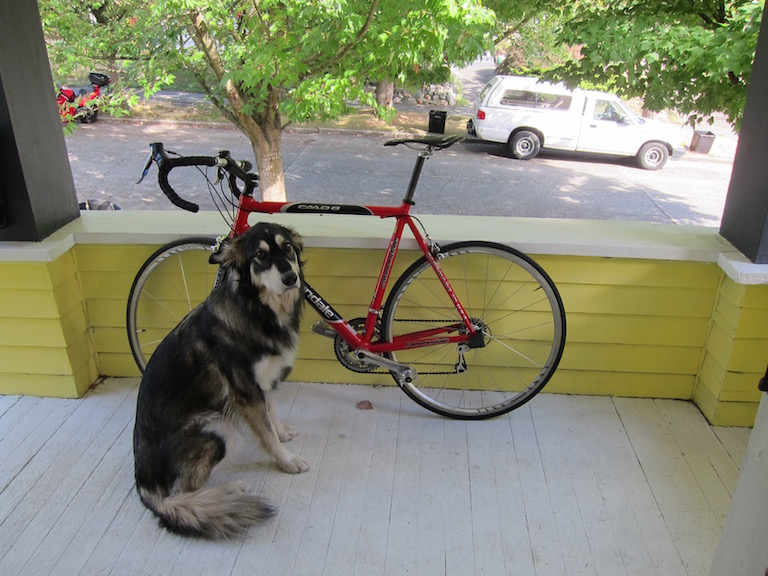
#> input picture img_to_ascii/dog.jpg, 768 x 576 px
$ python main.py
#> lines starting #> are read from the running program, lines starting #| are printed output that depends on the picture
import cv2
from cv2 import resize
import numpy as np
import matplotlib.pyplot as plt
from scipy.interpolate import interp1d

dark_to_light1 = "()1\{\}[]?$@B\%8&WMZO0QLCJUYX#*oahkbdpqwmzcvunxrjft+~<>i!lI;:,\"^`\'. "
dark_to_light2 = " .\':;o*O#@"[::-1]

def int_to_ascii(i):
  return dark_to_light2[i]

def resize_image_to_scale(img, scale):
  width = int(img.shape[1] * scale / 100)
  height = int(img.shape[0] * scale / 100)
  dim = (height, width)
  return cv2.resize(img, dim, interpolation = cv2.INTER_AREA)


range_mapping = interp1d([0, 255], [0, len(dark_to_light2) - 1])
ascii_mapping = np.vectorize(int_to_ascii)

image = cv2.imread('dog.jpg')
#> image is the input picture: shape (576, 768, 3); mean B, G, R 114.1, 135.7, 134.4
image = cv2.cvtColor(image, cv2.COLOR_BGR2GRAY)
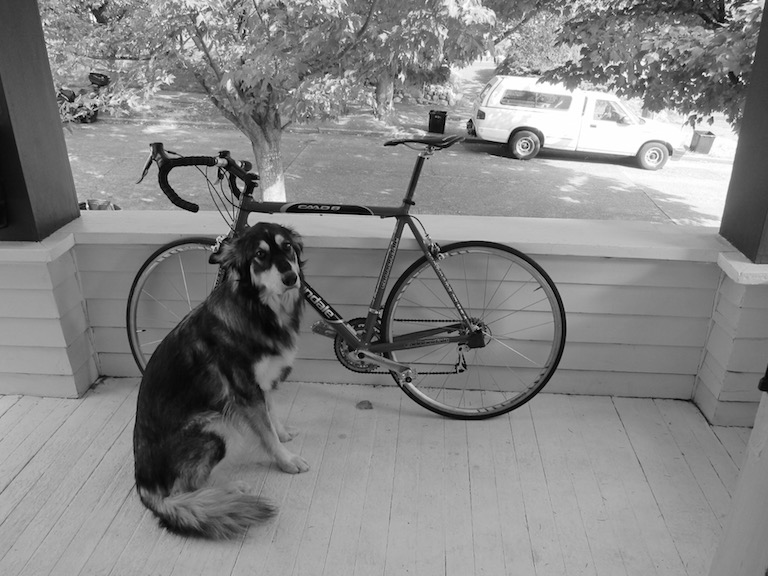
#> image: shape (576, 768); min 0, max 255, mean 132.8
image = resize_image_to_scale(image, 20)
#> in resize_image_to_scale, `return cv2.resize(img, dim, interpolation = cv2.INTER_AREA)`:
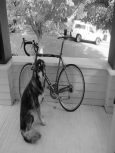
#> returned value: shape (153, 115); min 7, max 254, mean 132.8

mapped_image = range_mapping(image)
mapped_image = np.array(mapped_image, dtype=int)
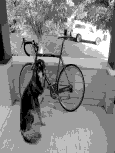
#> mapped_image: shape (153, 115) int64; min 0, max 8, mean 4.18; drawn with min black and max white
ascii_image = ascii_mapping(mapped_image)

# print(mapped_image.shape)
# print(ascii_image)

plt.imshow(mapped_image, cmap='gray')
plt.colorbar()
plt.savefig('dog_grayscale_compressed.jpg')
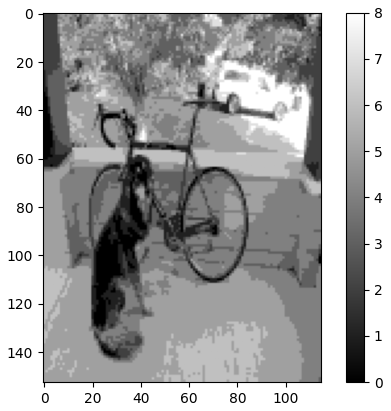
#> figure drawn by matplotlib, 2 panels

with open("ascii_dog.txt", "w") as file:
    for row in ascii_image:
      file.write(' '.join(row.tolist())+ '\n')


#np.savetxt("mapped.txt", ascii_image)
